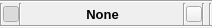
<?xml version="1.0" encoding="UTF-8"?>
<ui version="4.0">
 <class>wgGraphNode</class>
 <widget class="QWidget" name="wgGraphNode">
  <property name="geometry">
   <rect>
    <x>0</x>
    <y>0</y>
    <width>212</width>
    <height>28</height>
   </rect>
  </property>
  <property name="windowTitle">
   <string>Graph Node</string>
  </property>
  <layout class="QGridLayout" name="gridLayout">
   <property name="margin">
    <number>0</number>
   </property>
   <property name="spacing">
    <number>0</number>
   </property>
   <item row="0" column="0">
    <widget class="Line" name="line_5">
     <property name="orientation">
      <enum>Qt::Horizontal</enum>
     </property>
    </widget>
   </item>
   <item row="2" column="0">
    <widget class="Line" name="line_6">
     <property name="orientation">
      <enum>Qt::Horizontal</enum>
     </property>
    </widget>
   </item>
   <item row="1" column="0">
    <layout class="QHBoxLayout" name="hlNode">
     <property name="spacing">
      <number>0</number>
     </property>
     <item>
      <widget class="Line" name="line">
       <property name="orientation">
        <enum>Qt::Vertical</enum>
       </property>
      </widget>
     </item>
     <item>
      <widget class="QPushButton" name="pbEnable">
       <property name="minimumSize">
        <size>
         <width>16</width>
         <height>16</height>
        </size>
       </property>
       <property name="maximumSize">
        <size>
         <width>16</width>
         <height>16</height>
        </size>
       </property>
       <property name="text">
        <string/>
       </property>
       <property name="checkable">
        <bool>true</bool>
       </property>
       <property name="checked">
        <bool>true</bool>
       </property>
       <property name="flat">
        <bool>true</bool>
       </property>
      </widget>
     </item>
     <item>
      <widget class="Line" name="line_7">
       <property name="orientation">
        <enum>Qt::Vertical</enum>
       </property>
      </widget>
     </item>
     <item>
      <widget class="QLabel" name="label">
       <property name="minimumSize">
        <size>
         <width>0</width>
         <height>20</height>
        </size>
       </property>
       <property name="maximumSize">
        <size>
         <width>16777215</width>
         <height>20</height>
        </size>
       </property>
       <property name="text">
        <string/>
       </property>
      </widget>
     </item>
     <item>
      <widget class="QLabel" name="lNodeName">
       <property name="sizePolicy">
        <sizepolicy hsizetype="Expanding" vsizetype="Preferred">
         <horstretch>0</horstretch>
         <verstretch>0</verstretch>
        </sizepolicy>
       </property>
       <property name="minimumSize">
        <size>
         <width>0</width>
         <height>20</height>
        </size>
       </property>
       <property name="maximumSize">
        <size>
         <width>16777215</width>
         <height>20</height>
        </size>
       </property>
       <property name="font">
        <font>
         <pointsize>10</pointsize>
         <weight>75</weight>
         <bold>true</bold>
        </font>
       </property>
       <property name="text">
        <string>None</string>
       </property>
       <property name="alignment">
        <set>Qt::AlignCenter</set>
       </property>
       <property name="margin">
        <number>0</number>
       </property>
       <property name="indent">
        <number>-1</number>
       </property>
      </widget>
     </item>
     <item>
      <widget class="QLabel" name="label_2">
       <property name="minimumSize">
        <size>
         <width>0</width>
         <height>20</height>
        </size>
       </property>
       <property name="maximumSize">
        <size>
         <width>16777215</width>
         <height>20</height>
        </size>
       </property>
       <property name="text">
        <string/>
       </property>
      </widget>
     </item>
     <item>
      <widget class="Line" name="line_4">
       <property name="orientation">
        <enum>Qt::Vertical</enum>
       </property>
      </widget>
     </item>
     <item>
      <widget class="QPushButton" name="pbExpand">
       <property name="minimumSize">
        <size>
         <width>16</width>
         <height>16</height>
        </size>
       </property>
       <property name="maximumSize">
        <size>
         <width>16</width>
         <height>16</height>
        </size>
       </property>
       <property name="text">
        <string/>
       </property>
       <property name="checkable">
        <bool>true</bool>
       </property>
       <property name="checked">
        <bool>false</bool>
       </property>
       <property name="flat">
        <bool>false</bool>
       </property>
      </widget>
     </item>
     <item>
      <widget class="Line" name="line_3">
       <property name="orientation">
        <enum>Qt::Vertical</enum>
       </property>
      </widget>
     </item>
     <item>
      <widget class="QLabel" name="lChild">
       <property name="text">
        <string> </string>
       </property>
      </widget>
     </item>
     <item>
      <widget class="Line" name="line_2">
       <property name="orientation">
        <enum>Qt::Vertical</enum>
       </property>
      </widget>
     </item>
    </layout>
   </item>
  </layout>
 </widget>
 <resources/>
 <connections/>
</ui>
